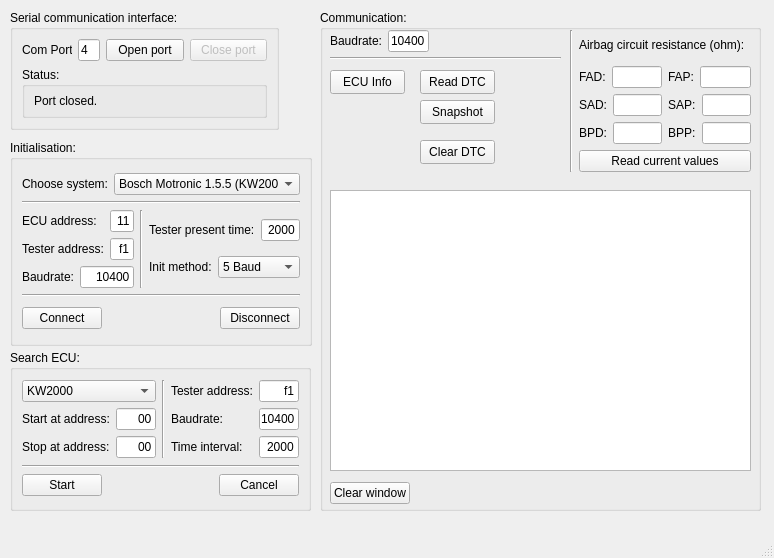
<ui version="4.0" >
 <class>MainWindow</class>
 <widget class="QMainWindow" name="MainWindow" >
  <property name="enabled" >
   <bool>true</bool>
  </property>
  <property name="geometry" >
   <rect>
    <x>0</x>
    <y>0</y>
    <width>774</width>
    <height>558</height>
   </rect>
  </property>
  <property name="sizePolicy" >
   <sizepolicy vsizetype="Preferred" hsizetype="Preferred" >
    <horstretch>0</horstretch>
    <verstretch>0</verstretch>
   </sizepolicy>
  </property>
  <property name="windowTitle" >
   <string>UniECU - Data transfer with protocol KW2000 and KW82</string>
  </property>
  <widget class="QWidget" name="centralwidget" >
   <widget class="QGroupBox" name="groupBox_4" >
    <property name="geometry" >
     <rect>
      <x>10</x>
      <y>10</y>
      <width>269</width>
      <height>120</height>
     </rect>
    </property>
    <property name="title" >
     <string>Serial communication interface:</string>
    </property>
    <layout class="QHBoxLayout" >
     <item>
      <layout class="QVBoxLayout" >
       <item>
        <layout class="QHBoxLayout" >
         <item>
          <layout class="QHBoxLayout" >
           <item>
            <widget class="QLabel" name="label" >
             <property name="cursor" >
              <cursorShape>ArrowCursor</cursorShape>
             </property>
             <property name="frameShape" >
              <enum>QFrame::NoFrame</enum>
             </property>
             <property name="frameShadow" >
              <enum>QFrame::Raised</enum>
             </property>
             <property name="lineWidth" >
              <number>1</number>
             </property>
             <property name="text" >
              <string>Com Port:</string>
             </property>
            </widget>
           </item>
           <item>
            <widget class="QLineEdit" name="ComEdit" >
             <property name="focusPolicy" >
              <enum>Qt::ClickFocus</enum>
             </property>
             <property name="layoutDirection" >
              <enum>Qt::RightToLeft</enum>
             </property>
             <property name="text" >
              <string>4</string>
             </property>
            </widget>
           </item>
          </layout>
         </item>
         <item>
          <widget class="QPushButton" name="OpenPortButton" >
           <property name="focusPolicy" >
            <enum>Qt::ClickFocus</enum>
           </property>
           <property name="text" >
            <string>Open port</string>
           </property>
          </widget>
         </item>
         <item>
          <widget class="QPushButton" name="ClosePortButton" >
           <property name="enabled" >
            <bool>false</bool>
           </property>
           <property name="focusPolicy" >
            <enum>Qt::ClickFocus</enum>
           </property>
           <property name="text" >
            <string>Close port</string>
           </property>
          </widget>
         </item>
        </layout>
       </item>
       <item>
        <widget class="QGroupBox" name="groupBox_2" >
         <property name="title" >
          <string>Status:</string>
         </property>
         <layout class="QHBoxLayout" >
          <item>
           <widget class="QLabel" name="ComPortStatusLabel" >
            <property name="frameShape" >
             <enum>QFrame::NoFrame</enum>
            </property>
            <property name="frameShadow" >
             <enum>QFrame::Sunken</enum>
            </property>
            <property name="text" >
             <string>Port closed.</string>
            </property>
           </widget>
          </item>
         </layout>
        </widget>
       </item>
      </layout>
     </item>
    </layout>
   </widget>
   <widget class="QGroupBox" name="groupBox_28" >
    <property name="geometry" >
     <rect>
      <x>10</x>
      <y>140</y>
      <width>302</width>
      <height>206</height>
     </rect>
    </property>
    <property name="title" >
     <string>Initialisation:</string>
    </property>
    <layout class="QHBoxLayout" >
     <item>
      <layout class="QVBoxLayout" >
       <item>
        <layout class="QVBoxLayout" >
         <item>
          <layout class="QVBoxLayout" >
           <item>
            <layout class="QVBoxLayout" >
             <item>
              <layout class="QHBoxLayout" >
               <item>
                <widget class="QLabel" name="label_8" >
                 <property name="text" >
                  <string>Choose system:</string>
                 </property>
                </widget>
               </item>
               <item>
                <widget class="QComboBox" name="ChooseSystemGui" >
                 <property name="currentIndex" >
                  <number>0</number>
                 </property>
                 <item>
                  <property name="text" >
                   <string>Bosch Motronic 1.5.5 (KW2000)</string>
                  </property>
                 </item>
                 <item>
                  <property name="text" >
                   <string>Airbag-System SAB6 (KW82)</string>
                  </property>
                 </item>
                 <item>
                  <property name="text" >
                   <string>Custom (KW2000)</string>
                  </property>
                 </item>
                 <item>
                  <property name="text" >
                   <string>Custom (KW82)</string>
                  </property>
                 </item>
                 <item>
                  <property name="text" >
                   <string>ABS (KW82)</string>
                  </property>
                 </item>
                </widget>
               </item>
              </layout>
             </item>
             <item>
              <widget class="Line" name="line_4" >
               <property name="orientation" >
                <enum>Qt::Horizontal</enum>
               </property>
              </widget>
             </item>
            </layout>
           </item>
           <item>
            <layout class="QHBoxLayout" >
             <item>
              <layout class="QHBoxLayout" >
               <item>
                <layout class="QVBoxLayout" >
                 <item>
                  <layout class="QHBoxLayout" >
                   <item>
                    <layout class="QVBoxLayout" >
                     <item>
                      <widget class="QLabel" name="label_19" >
                       <property name="text" >
                        <string>ECU address:</string>
                       </property>
                      </widget>
                     </item>
                     <item>
                      <widget class="QLabel" name="label_20" >
                       <property name="text" >
                        <string>Tester address:</string>
                       </property>
                      </widget>
                     </item>
                    </layout>
                   </item>
                   <item>
                    <layout class="QVBoxLayout" >
                     <item>
                      <widget class="QLineEdit" name="ECUaddressGui" >
                       <property name="inputMask" >
                        <string>hh; </string>
                       </property>
                       <property name="text" >
                        <string>11</string>
                       </property>
                       <property name="maxLength" >
                        <number>2</number>
                       </property>
                       <property name="alignment" >
                        <set>Qt::AlignRight|Qt::AlignTrailing|Qt::AlignVCenter</set>
                       </property>
                      </widget>
                     </item>
                     <item>
                      <widget class="QLineEdit" name="TesteraddressGui" >
                       <property name="inputMask" >
                        <string>hh; </string>
                       </property>
                       <property name="text" >
                        <string>f1</string>
                       </property>
                       <property name="maxLength" >
                        <number>2</number>
                       </property>
                       <property name="alignment" >
                        <set>Qt::AlignRight|Qt::AlignTrailing|Qt::AlignVCenter</set>
                       </property>
                      </widget>
                     </item>
                    </layout>
                   </item>
                  </layout>
                 </item>
                 <item>
                  <layout class="QHBoxLayout" >
                   <item>
                    <widget class="QLabel" name="label_9" >
                     <property name="text" >
                      <string>Baudrate:</string>
                     </property>
                    </widget>
                   </item>
                   <item>
                    <widget class="QLineEdit" name="BaudrateGui" >
                     <property name="text" >
                      <string>10400</string>
                     </property>
                     <property name="alignment" >
                      <set>Qt::AlignRight|Qt::AlignTrailing|Qt::AlignVCenter</set>
                     </property>
                    </widget>
                   </item>
                  </layout>
                 </item>
                </layout>
               </item>
               <item>
                <widget class="Line" name="line_3" >
                 <property name="orientation" >
                  <enum>Qt::Vertical</enum>
                 </property>
                </widget>
               </item>
              </layout>
             </item>
             <item>
              <layout class="QVBoxLayout" >
               <item>
                <layout class="QHBoxLayout" >
                 <item>
                  <widget class="QLabel" name="label_21" >
                   <property name="text" >
                    <string>Tester present time:</string>
                   </property>
                  </widget>
                 </item>
                 <item>
                  <widget class="QLineEdit" name="TesterPresentTimeGui" >
                   <property name="text" >
                    <string>2000</string>
                   </property>
                   <property name="maxLength" >
                    <number>4</number>
                   </property>
                   <property name="alignment" >
                    <set>Qt::AlignRight|Qt::AlignTrailing|Qt::AlignVCenter</set>
                   </property>
                  </widget>
                 </item>
                </layout>
               </item>
               <item>
                <layout class="QHBoxLayout" >
                 <item>
                  <widget class="QLabel" name="label_23" >
                   <property name="text" >
                    <string>Init method:</string>
                   </property>
                  </widget>
                 </item>
                 <item>
                  <widget class="QComboBox" name="KW82InitMethod" >
                   <item>
                    <property name="text" >
                     <string>5 Baud</string>
                    </property>
                   </item>
                   <item>
                    <property name="text" >
                     <string>200 Baud</string>
                    </property>
                   </item>
                  </widget>
                 </item>
                </layout>
               </item>
              </layout>
             </item>
            </layout>
           </item>
          </layout>
         </item>
         <item>
          <widget class="Line" name="line_5" >
           <property name="orientation" >
            <enum>Qt::Horizontal</enum>
           </property>
          </widget>
         </item>
        </layout>
       </item>
       <item>
        <layout class="QHBoxLayout" >
         <item>
          <widget class="QPushButton" name="ConnectButton" >
           <property name="text" >
            <string>Connect</string>
           </property>
          </widget>
         </item>
         <item>
          <spacer>
           <property name="orientation" >
            <enum>Qt::Horizontal</enum>
           </property>
           <property name="sizeHint" >
            <size>
             <width>121</width>
             <height>20</height>
            </size>
           </property>
          </spacer>
         </item>
         <item>
          <widget class="QPushButton" name="DisconnectButton" >
           <property name="enabled" >
            <bool>true</bool>
           </property>
           <property name="text" >
            <string>Disconnect</string>
           </property>
          </widget>
         </item>
        </layout>
       </item>
      </layout>
     </item>
    </layout>
   </widget>
   <widget class="QGroupBox" name="groupBox_29" >
    <property name="geometry" >
     <rect>
      <x>320</x>
      <y>10</y>
      <width>441</width>
      <height>501</height>
     </rect>
    </property>
    <property name="title" >
     <string>Communication:</string>
    </property>
    <widget class="QPushButton" name="ECUInfoButton" >
     <property name="geometry" >
      <rect>
       <x>10</x>
       <y>60</y>
       <width>75</width>
       <height>24</height>
      </rect>
     </property>
     <property name="text" >
      <string>ECU Info</string>
     </property>
    </widget>
    <widget class="QPushButton" name="ReadDTCButton" >
     <property name="geometry" >
      <rect>
       <x>100</x>
       <y>60</y>
       <width>75</width>
       <height>24</height>
      </rect>
     </property>
     <property name="text" >
      <string>Read DTC</string>
     </property>
    </widget>
    <widget class="QPushButton" name="ClearDTCButton" >
     <property name="geometry" >
      <rect>
       <x>100</x>
       <y>130</y>
       <width>75</width>
       <height>24</height>
      </rect>
     </property>
     <property name="text" >
      <string>Clear DTC</string>
     </property>
    </widget>
    <widget class="QListWidget" name="InfoWindow" >
     <property name="geometry" >
      <rect>
       <x>10</x>
       <y>180</y>
       <width>421</width>
       <height>281</height>
      </rect>
     </property>
    </widget>
    <widget class="Line" name="line_7" >
     <property name="geometry" >
      <rect>
       <x>10</x>
       <y>40</y>
       <width>231</width>
       <height>16</height>
      </rect>
     </property>
     <property name="orientation" >
      <enum>Qt::Horizontal</enum>
     </property>
    </widget>
    <widget class="QWidget" name="layoutWidget" >
     <property name="geometry" >
      <rect>
       <x>10</x>
       <y>20</y>
       <width>99</width>
       <height>22</height>
      </rect>
     </property>
     <layout class="QHBoxLayout" >
      <item>
       <widget class="QLabel" name="label_2" >
        <property name="text" >
         <string>Baudrate:</string>
        </property>
       </widget>
      </item>
      <item>
       <widget class="QLineEdit" name="ComBaudrateGui" >
        <property name="text" >
         <string>10400</string>
        </property>
        <property name="alignment" >
         <set>Qt::AlignRight|Qt::AlignTrailing|Qt::AlignVCenter</set>
        </property>
       </widget>
      </item>
     </layout>
    </widget>
    <widget class="QWidget" name="layoutWidget" >
     <property name="geometry" >
      <rect>
       <x>10</x>
       <y>470</y>
       <width>424</width>
       <height>26</height>
      </rect>
     </property>
     <layout class="QHBoxLayout" >
      <item>
       <widget class="QPushButton" name="pushButton_4" >
        <property name="text" >
         <string>Clear window</string>
        </property>
       </widget>
      </item>
      <item>
       <spacer>
        <property name="orientation" >
         <enum>Qt::Horizontal</enum>
        </property>
        <property name="sizeHint" >
         <size>
          <width>341</width>
          <height>20</height>
         </size>
        </property>
       </spacer>
      </item>
     </layout>
    </widget>
    <widget class="QWidget" name="layoutWidget" >
     <property name="geometry" >
      <rect>
       <x>250</x>
       <y>20</y>
       <width>181</width>
       <height>142</height>
      </rect>
     </property>
     <layout class="QHBoxLayout" >
      <item>
       <widget class="Line" name="line_6" >
        <property name="orientation" >
         <enum>Qt::Vertical</enum>
        </property>
       </widget>
      </item>
      <item>
       <layout class="QVBoxLayout" >
        <item>
         <widget class="QLabel" name="label_10" >
          <property name="text" >
           <string>Airbag circuit resistance (ohm):</string>
          </property>
         </widget>
        </item>
        <item>
         <layout class="QVBoxLayout" >
          <item>
           <layout class="QVBoxLayout" >
            <item>
             <layout class="QHBoxLayout" >
              <item>
               <layout class="QHBoxLayout" >
                <item>
                 <widget class="QLabel" name="label_13" >
                  <property name="text" >
                   <string>FAD:</string>
                  </property>
                 </widget>
                </item>
                <item>
                 <widget class="QLineEdit" name="lineEditFAD" >
                  <property name="layoutDirection" >
                   <enum>Qt::RightToLeft</enum>
                  </property>
                 </widget>
                </item>
               </layout>
              </item>
              <item>
               <layout class="QHBoxLayout" >
                <item>
                 <widget class="QLabel" name="label_14" >
                  <property name="text" >
                   <string>FAP:</string>
                  </property>
                 </widget>
                </item>
                <item>
                 <widget class="QLineEdit" name="lineEditFAP" >
                  <property name="layoutDirection" >
                   <enum>Qt::RightToLeft</enum>
                  </property>
                 </widget>
                </item>
               </layout>
              </item>
             </layout>
            </item>
            <item>
             <layout class="QHBoxLayout" >
              <item>
               <layout class="QHBoxLayout" >
                <item>
                 <widget class="QLabel" name="label_16" >
                  <property name="text" >
                   <string>SAD:</string>
                  </property>
                 </widget>
                </item>
                <item>
                 <widget class="QLineEdit" name="lineEditSAD" >
                  <property name="layoutDirection" >
                   <enum>Qt::RightToLeft</enum>
                  </property>
                 </widget>
                </item>
               </layout>
              </item>
              <item>
               <layout class="QHBoxLayout" >
                <item>
                 <widget class="QLabel" name="label_15" >
                  <property name="text" >
                   <string>SAP:</string>
                  </property>
                 </widget>
                </item>
                <item>
                 <widget class="QLineEdit" name="lineEditSAP" >
                  <property name="layoutDirection" >
                   <enum>Qt::RightToLeft</enum>
                  </property>
                 </widget>
                </item>
               </layout>
              </item>
             </layout>
            </item>
            <item>
             <layout class="QHBoxLayout" >
              <item>
               <layout class="QHBoxLayout" >
                <item>
                 <widget class="QLabel" name="label_18" >
                  <property name="text" >
                   <string>BPD:</string>
                  </property>
                 </widget>
                </item>
                <item>
                 <widget class="QLineEdit" name="lineEditBPD" >
                  <property name="layoutDirection" >
                   <enum>Qt::RightToLeft</enum>
                  </property>
                 </widget>
                </item>
               </layout>
              </item>
              <item>
               <layout class="QHBoxLayout" >
                <item>
                 <widget class="QLabel" name="label_17" >
                  <property name="text" >
                   <string>BPP:</string>
                  </property>
                 </widget>
                </item>
                <item>
                 <widget class="QLineEdit" name="lineEditBPP" >
                  <property name="layoutDirection" >
                   <enum>Qt::RightToLeft</enum>
                  </property>
                 </widget>
                </item>
               </layout>
              </item>
             </layout>
            </item>
           </layout>
          </item>
          <item>
           <widget class="QPushButton" name="ReadResistanceAirbagButton" >
            <property name="text" >
             <string>Read current values</string>
            </property>
           </widget>
          </item>
         </layout>
        </item>
       </layout>
      </item>
     </layout>
    </widget>
    <widget class="QPushButton" name="SnapshotButton" >
     <property name="geometry" >
      <rect>
       <x>100</x>
       <y>90</y>
       <width>75</width>
       <height>24</height>
      </rect>
     </property>
     <property name="text" >
      <string>Snapshot</string>
     </property>
    </widget>
   </widget>
   <widget class="QGroupBox" name="groupBox" >
    <property name="geometry" >
     <rect>
      <x>10</x>
      <y>350</y>
      <width>301</width>
      <height>161</height>
     </rect>
    </property>
    <property name="title" >
     <string>Search ECU:</string>
    </property>
    <layout class="QHBoxLayout" >
     <item>
      <layout class="QVBoxLayout" >
       <item>
        <layout class="QHBoxLayout" >
         <item>
          <layout class="QVBoxLayout" >
           <item>
            <widget class="QComboBox" name="SearchECUProtocolGui" >
             <item>
              <property name="text" >
               <string>KW2000</string>
              </property>
             </item>
             <item>
              <property name="text" >
               <string>KW82</string>
              </property>
             </item>
            </widget>
           </item>
           <item>
            <layout class="QHBoxLayout" >
             <item>
              <layout class="QVBoxLayout" >
               <item>
                <widget class="QLabel" name="label_4" >
                 <property name="text" >
                  <string>Start at address:</string>
                 </property>
                </widget>
               </item>
               <item>
                <widget class="QLabel" name="label_3" >
                 <property name="text" >
                  <string>Stop at address:</string>
                 </property>
                </widget>
               </item>
              </layout>
             </item>
             <item>
              <layout class="QVBoxLayout" >
               <item>
                <widget class="QLineEdit" name="SearchECUStartAddressGui" >
                 <property name="inputMask" >
                  <string>hh; </string>
                 </property>
                 <property name="text" >
                  <string>00</string>
                 </property>
                 <property name="maxLength" >
                  <number>2</number>
                 </property>
                 <property name="alignment" >
                  <set>Qt::AlignRight|Qt::AlignTrailing|Qt::AlignVCenter</set>
                 </property>
                </widget>
               </item>
               <item>
                <widget class="QLineEdit" name="SearchECUStopAddressGui" >
                 <property name="inputMask" >
                  <string>hh; </string>
                 </property>
                 <property name="text" >
                  <string>00</string>
                 </property>
                 <property name="maxLength" >
                  <number>2</number>
                 </property>
                 <property name="alignment" >
                  <set>Qt::AlignRight|Qt::AlignTrailing|Qt::AlignVCenter</set>
                 </property>
                </widget>
               </item>
              </layout>
             </item>
            </layout>
           </item>
          </layout>
         </item>
         <item>
          <widget class="Line" name="line_2" >
           <property name="orientation" >
            <enum>Qt::Vertical</enum>
           </property>
          </widget>
         </item>
         <item>
          <layout class="QHBoxLayout" >
           <item>
            <layout class="QVBoxLayout" >
             <item>
              <widget class="QLabel" name="label_5" >
               <property name="text" >
                <string>Tester address:</string>
               </property>
              </widget>
             </item>
             <item>
              <widget class="QLabel" name="label_6" >
               <property name="text" >
                <string>Baudrate:</string>
               </property>
              </widget>
             </item>
             <item>
              <widget class="QLabel" name="label_7" >
               <property name="text" >
                <string>Time interval:</string>
               </property>
              </widget>
             </item>
            </layout>
           </item>
           <item>
            <layout class="QVBoxLayout" >
             <item>
              <widget class="QLineEdit" name="SearchECUTesterAddressGui" >
               <property name="inputMask" >
                <string>hh; </string>
               </property>
               <property name="text" >
                <string>f1</string>
               </property>
               <property name="maxLength" >
                <number>2</number>
               </property>
               <property name="alignment" >
                <set>Qt::AlignRight|Qt::AlignTrailing|Qt::AlignVCenter</set>
               </property>
              </widget>
             </item>
             <item>
              <widget class="QLineEdit" name="SearchECUBaudrateGui" >
               <property name="text" >
                <string>10400</string>
               </property>
               <property name="alignment" >
                <set>Qt::AlignRight|Qt::AlignTrailing|Qt::AlignVCenter</set>
               </property>
              </widget>
             </item>
             <item>
              <widget class="QLineEdit" name="SearchECUTimeGui" >
               <property name="text" >
                <string>2000</string>
               </property>
               <property name="alignment" >
                <set>Qt::AlignRight|Qt::AlignTrailing|Qt::AlignVCenter</set>
               </property>
              </widget>
             </item>
            </layout>
           </item>
          </layout>
         </item>
        </layout>
       </item>
       <item>
        <layout class="QVBoxLayout" >
         <item>
          <widget class="Line" name="line" >
           <property name="orientation" >
            <enum>Qt::Horizontal</enum>
           </property>
          </widget>
         </item>
         <item>
          <layout class="QHBoxLayout" >
           <item>
            <widget class="QPushButton" name="SearchECUStartButton" >
             <property name="text" >
              <string>Start</string>
             </property>
            </widget>
           </item>
           <item>
            <spacer>
             <property name="orientation" >
              <enum>Qt::Horizontal</enum>
             </property>
             <property name="sizeHint" >
              <size>
               <width>131</width>
               <height>20</height>
              </size>
             </property>
            </spacer>
           </item>
           <item>
            <widget class="QPushButton" name="SearchECUCancelButton" >
             <property name="text" >
              <string>Cancel</string>
             </property>
            </widget>
           </item>
          </layout>
         </item>
        </layout>
       </item>
      </layout>
     </item>
    </layout>
   </widget>
  </widget>
  <widget class="QMenuBar" name="menubar" >
   <property name="geometry" >
    <rect>
     <x>0</x>
     <y>0</y>
     <width>774</width>
     <height>19</height>
    </rect>
   </property>
  </widget>
  <widget class="QStatusBar" name="statusbar" />
 </widget>
 <tabstops>
  <tabstop>ComEdit</tabstop>
  <tabstop>OpenPortButton</tabstop>
  <tabstop>ClosePortButton</tabstop>
 </tabstops>
 <resources/>
 <connections>
  <connection>
   <sender>pushButton_4</sender>
   <signal>clicked()</signal>
   <receiver>InfoWindow</receiver>
   <slot>clear()</slot>
   <hints>
    <hint type="sourcelabel" >
     <x>482</x>
     <y>374</y>
    </hint>
    <hint type="destinationlabel" >
     <x>483</x>
     <y>325</y>
    </hint>
   </hints>
  </connection>
 </connections>
</ui>
